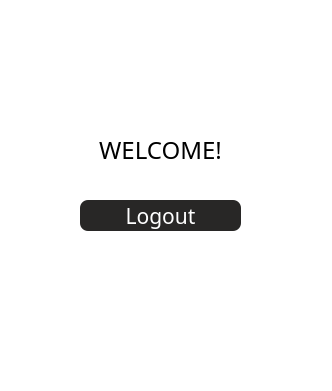
<?xml version="1.0" encoding="UTF-8"?>
<ui version="4.0">
 <class>updater</class>
 <widget class="QDialog" name="updater">
  <property name="geometry">
   <rect>
    <x>0</x>
    <y>0</y>
    <width>332</width>
    <height>391</height>
   </rect>
  </property>
  <property name="windowTitle">
   <string>Dialog</string>
  </property>
  <widget class="QLabel" name="label_6">
   <property name="geometry">
    <rect>
     <x>0</x>
     <y>0</y>
     <width>332</width>
     <height>400</height>
    </rect>
   </property>
   <property name="cursor">
    <cursorShape>PointingHandCursor</cursorShape>
   </property>
   <property name="styleSheet">
    <string notr="true">background-color: rgb(255, 255, 255);</string>
   </property>
   <property name="text">
    <string/>
   </property>
  </widget>
  <widget class="QLabel" name="label">
   <property name="geometry">
    <rect>
     <x>80</x>
     <y>120</y>
     <width>161</width>
     <height>61</height>
    </rect>
   </property>
   <property name="font">
    <font>
     <family>Sitka Heading</family>
     <pointsize>18</pointsize>
    </font>
   </property>
   <property name="text">
    <string>&lt;html&gt;&lt;head/&gt;&lt;body&gt;&lt;p align=&quot;center&quot;&gt;WELCOME!&lt;/p&gt;&lt;/body&gt;&lt;/html&gt;</string>
   </property>
  </widget>
  <widget class="QPushButton" name="pushButton">
   <property name="geometry">
    <rect>
     <x>80</x>
     <y>200</y>
     <width>161</width>
     <height>31</height>
    </rect>
   </property>
   <property name="font">
    <font>
     <family>Sitka Heading</family>
     <pointsize>16</pointsize>
    </font>
   </property>
   <property name="cursor">
    <cursorShape>PointingHandCursor</cursorShape>
   </property>
   <property name="styleSheet">
    <string notr="true">QPushButton:hover {
    background-color:rgb(167, 65, 74);  
 

}

QPushButton{
border:none;
background-color:rgb(40, 39, 38);
color:rgb(255, 255, 255);
border-radius:8px;

}
</string>
   </property>
   <property name="text">
    <string>Logout</string>
   </property>
  </widget>
 </widget>
 <resources/>
 <connections/>
</ui>
